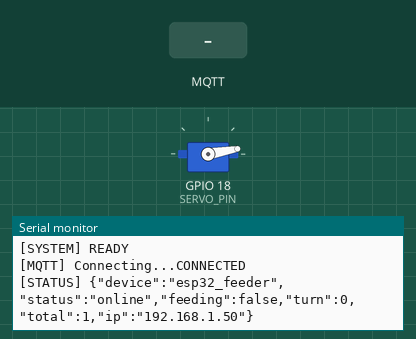
Simulated run of this sketch. Board: ESP32. Shown: servo, the last lines printed to the serial monitor. The test bench sets the inputs (shaded band). WiFi joins after 1.5 s; servers stay silent unless stated; random numbers use the default seed unless the sketch sets one; no MQTT or app messages arrive unless stated.

Above: at 4.2 s.
4.3 s: MQTT message "1" arrives on the first subscribed topic
At 4.9 s:
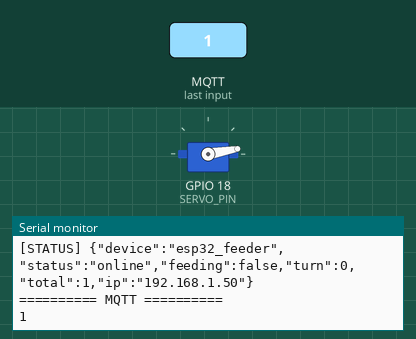
6.5 s: MQTT message "on" arrives on the first subscribed topic
At 6.9 s:
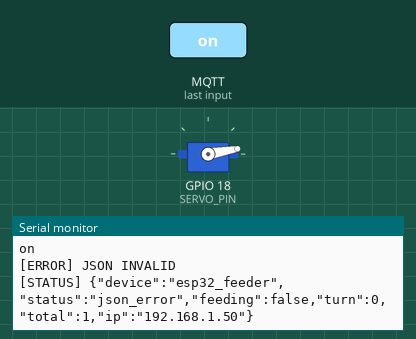
8.0 s: MQTT message "off" arrives on the first subscribed topic
At 9.3 s:
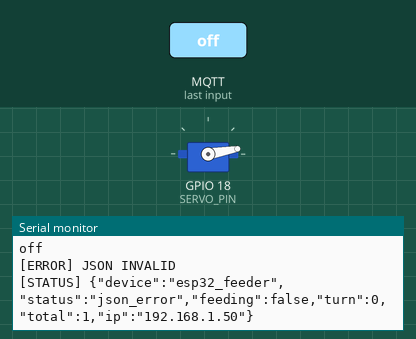

The sketch:

feeder.ino
```cpp
#define MQTT_MAX_PACKET_SIZE 512

#include <WiFi.h>
#include <PubSubClient.h>
#include <ArduinoJson.h>
#include <ESP32Servo.h>

/* ================= WIFI ================= */
const char* WIFI_SSID = "Efeeder";
const char* WIFI_PASS = "11111111";

/* ================= MQTT ================= */
const char* MQTT_BROKER = "192.168.137.1";
const int MQTT_PORT = 1883;

const char* TOPIC_CMD    = "goldfish/feeder/cmd";
const char* TOPIC_STATUS = "goldfish/feeder/status";

/* ================= SERVO ================= */
#define SERVO_PIN 18

#define SERVO_OPEN  120
#define SERVO_CLOSE 10

Servo feeder;

/* ================= MQTT ================= */
WiFiClient espClient;
PubSubClient client(espClient);

/* ================= FEED ================= */
bool feeding = false;

int turns = 1;
int currentTurn = 0;

unsigned long feedTimer = 0;
unsigned long feedDelay = 800;

/* ================= HEARTBEAT ================= */
unsigned long lastHeartbeat = 0;
const unsigned long heartbeatInterval = 5000;

/* ================= RUN ID ================= */
String lastRunId = "";

/* ================= STATUS ================= */
void publishStatus(String statusMsg) {

  StaticJsonDocument<256> doc;

  doc["device"]   = "esp32_feeder";
  doc["status"]   = statusMsg;
  doc["feeding"]  = feeding;
  doc["turn"]     = currentTurn;
  doc["total"]    = turns;
  doc["ip"]       = WiFi.localIP().toString();

  char buffer[256];
  serializeJson(doc, buffer);

  client.publish(TOPIC_STATUS, buffer);

  Serial.print("[STATUS] ");
  Serial.println(buffer);
}

/* ================= WIFI ================= */
void connectWiFi() {

  WiFi.mode(WIFI_STA);

  WiFi.begin(WIFI_SSID, WIFI_PASS);

  Serial.print("[WIFI] Connecting");

  while (WiFi.status() != WL_CONNECTED) {

    delay(500);
    Serial.print(".");
  }

  Serial.println();
  Serial.println("[WIFI] CONNECTED");

  Serial.print("[IP] ");
  Serial.println(WiFi.localIP());
}

/* ================= MQTT ================= */
void reconnectMQTT() {

  while (!client.connected()) {

    Serial.print("[MQTT] Connecting...");

    String clientId = "ESP32_FEEDER_";
    clientId += String(random(0xffff), HEX);

    bool connected = client.connect(
      clientId.c_str(),
      nullptr,
      nullptr,
      TOPIC_STATUS,
      0,
      false,
      "offline"
    );

    if (connected) {

      Serial.println("CONNECTED");

      client.subscribe(TOPIC_CMD);

      publishStatus("online");

    } else {

      Serial.print("FAILED: ");
      Serial.println(client.state());

      delay(3000);
    }
  }
}

/* ================= CALLBACK ================= */
void callback(char* topic, byte* payload, unsigned int length) {

  char buffer[512];

  if (length >= sizeof(buffer)) {
    Serial.println("[ERROR] PAYLOAD TOO LARGE");
    return;
  }

  memcpy(buffer, payload, length);

  buffer[length] = '\0';

  Serial.println();
  Serial.println("========== MQTT ==========");
  Serial.println(buffer);

  StaticJsonDocument<256> doc;

  DeserializationError error = deserializeJson(doc, buffer);

  if (error) {

    Serial.println("[ERROR] JSON INVALID");

    publishStatus("json_error");

    return;
  }

  /* ===== VALIDATE ===== */

  if (!doc.containsKey("action")) return;

  String action = doc["action"];

  if (action != "feed") return;

  /* ===== DEDUP ===== */

  if (doc.containsKey("run_id")) {

    String runId = doc["run_id"].as<String>();

    if (runId == lastRunId) {

      Serial.println("[SKIP] DUPLICATE RUN");
      return;
    }

    lastRunId = runId;
  }

  if (feeding) {

    Serial.println("[SKIP] STILL FEEDING");
    return;
  }

  /* ===== PARSE ===== */

  turns = doc["turns"] | 1;

  if (turns < 1) turns = 1;
  if (turns > 10) turns = 10;

  feedDelay = doc["gap"] | 800;

  currentTurn = 0;

  feeding = true;

  publishStatus("feeding_start");

  Serial.println("[FEED] START");
}

/* ================= SETUP ================= */
void setup() {

  Serial.begin(115200);

  delay(1000);

  feeder.setPeriodHertz(50);

  feeder.attach(SERVO_PIN, 500, 2400);

  feeder.write(SERVO_CLOSE);

  delay(500);

  connectWiFi();

  client.setServer(MQTT_BROKER, MQTT_PORT);

  client.setCallback(callback);

  client.setBufferSize(512);

  client.setKeepAlive(60);

  client.setSocketTimeout(60);

  Serial.println("[SYSTEM] READY");
}

/* ================= LOOP ================= */
void loop() {

  /* MQTT RECONNECT */
  if (!client.connected()) {
    reconnectMQTT();
  }

  client.loop();

  /* WIFI RECONNECT */
  if (WiFi.status() != WL_CONNECTED) {

    Serial.println("[WIFI] RECONNECTING");

    connectWiFi();
  }

  /* HEARTBEAT */
  if (millis() - lastHeartbeat > heartbeatInterval) {

    publishStatus("alive");

    lastHeartbeat = millis();
  }

  /* FEEDING */
  if (!feeding) return;

  unsigned long now = millis();

  if (now - feedTimer > feedDelay) {

    feedTimer = now;

    if (currentTurn < turns) {

      Serial.print("[FEED] TURN ");
      Serial.println(currentTurn + 1);

      feeder.write(SERVO_OPEN);

      delay(700);

      feeder.write(SERVO_CLOSE);

      currentTurn++;

      publishStatus("feeding");

    } else {

      feeding = false;

      publishStatus("feeding_done");

      Serial.println("[FEED] DONE");
    }
  }
}
```

Measured:
- after the input at 4.3 s, the serial monitor: prints a new line at once (image 1)
- after the input at 6.5 s, the serial monitor: prints a new line at once (image 2)
- after the input at 8.0 s, the serial monitor: prints a new line at once (image 3)
